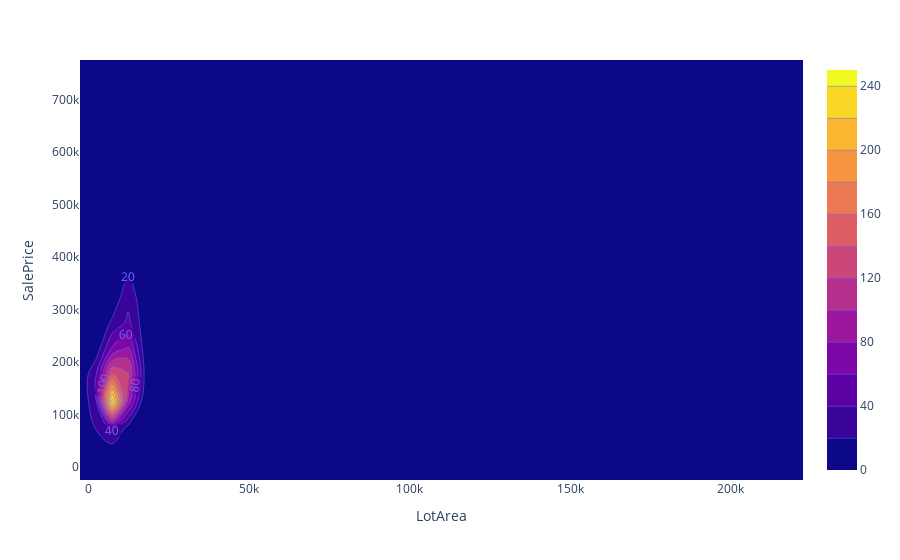

The notebook cell saved with this chart:
### Code cell
fig = ptx.density_contour(df,x="LotArea",y="SalePrice")
fig.update_traces(contours_coloring="fill", contours_showlabels=True)
fig.update_layout(template="plotly_white")
fig.show()

### Figure 1 — Plotly figure (JSON) as saved in the notebook; plotly's stock layout.template omitted (floating-point values rounded to 4 significant figures; data arrays with more than 128 entries replaced by an {"elided": "..."} marker saying what was removed)
{"data": [{"contours": {"coloring": "fill", "showlabels": true}, "hovertemplate": "LotArea=%{x}<br>SalePrice=%{y}<br>count=%{z}<extra></extra>", "legendgroup": "", "line": {"color": "#636efa"}, "name": "", "showlegend": false, "type": "histogram2dcontour", "x": {"elided": "1168 int values"}, "xaxis": "x", "xbingroup": "x", "y": {"elided": "1168 int values"}, "yaxis": "y", "ybingroup": "y"}], "layout": {"legend": {"tracegroupgap": 0}, "margin": {"t": 60}, "xaxis": {"anchor": "y", "domain": [0, 1], "title": {"text": "LotArea"}}, "yaxis": {"anchor": "x", "domain": [0, 1], "title": {"text": "SalePrice"}}}}
